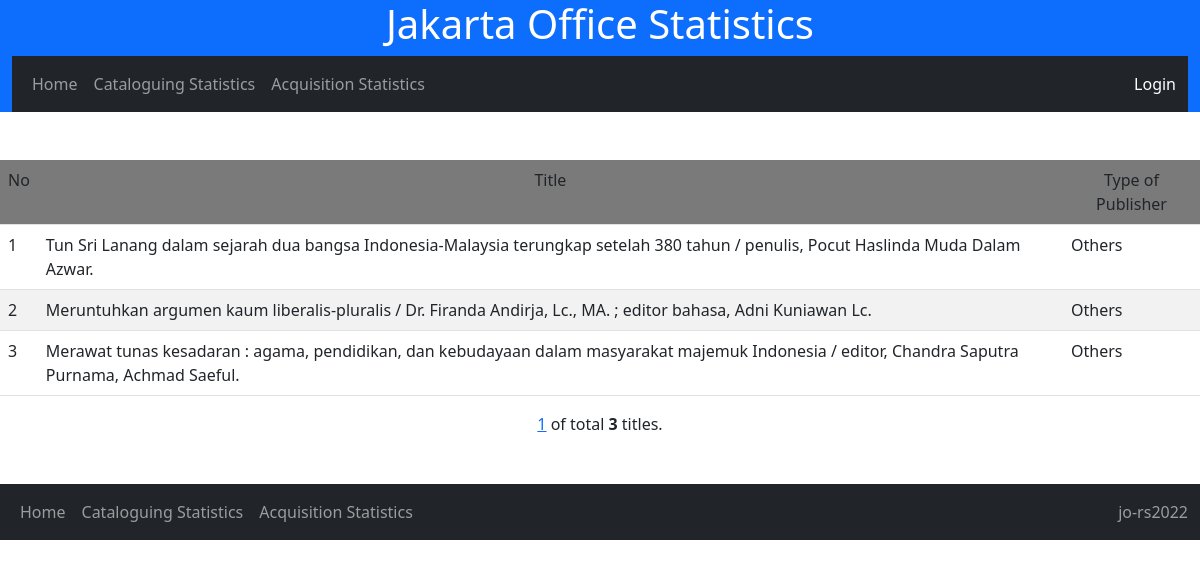
The app's page /cat_stat/detail_publisher/Others/, older data.
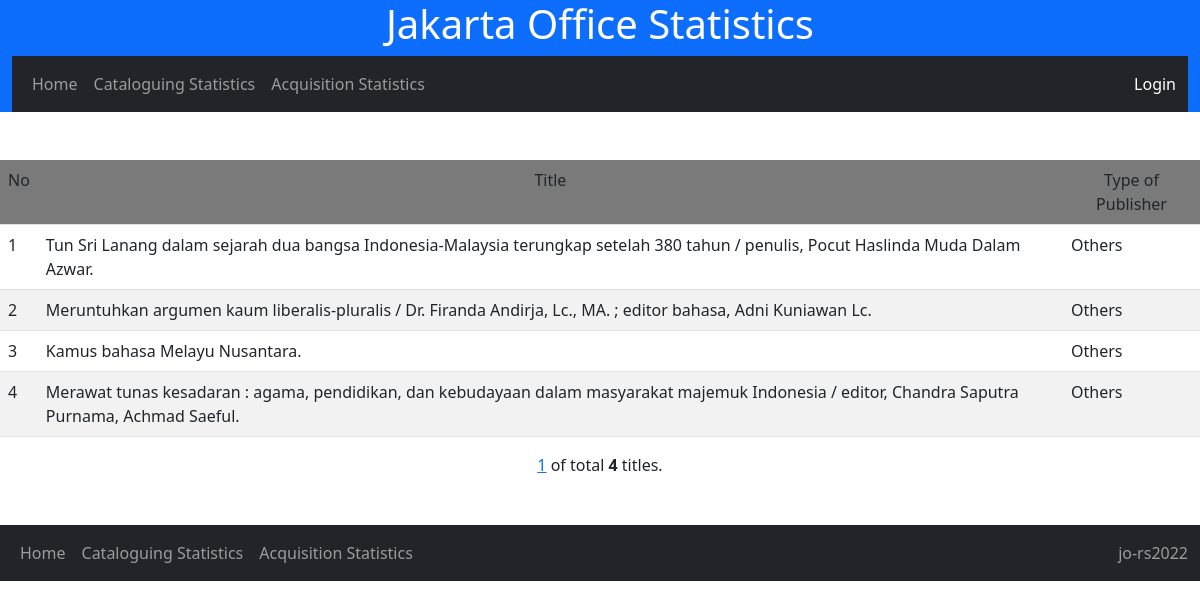
The same page, newer data.
### nlajkt_cat_stat/models.py (models this page shows)
class Catalogues(models.Model):
    entry_date = models.DateField()
    consignment_no = models.IntegerField(default=461)
    title = models.TextField()
    work_type = models.CharField(max_length=20, choices=[
        ('Original','Original'),
        ('Translation','Translation'),
        ('Adaptation','Adaptation')
        ], default='Original')
    publish_year = models.IntegerField()
    volume = models.CharField(max_length=20, choices=[
        ('Single','Single'),
        ('Multi-complete','Multi-complete'),
        ('Multi-incomplete','Multi-incomplete'),
        ], default='Single')
    copycat = models.CharField(max_length=20, choices=[
        ('No','No'),
        ('Yes-partial','Yes-partial'),
        ('Yes-full','Yes-full'),
        ], default='No')
    ISBN = models.CharField(max_length=20, choices=[
        ('No','No'),
        ('Yes-valid','Yes-valid'),
        ('Yes-invalid','Yes-invalid'),
        ], default='No')
    authorship_type = models.CharField(max_length=50, choices=[
        ('Single author','Single author'),
        ('Collaboration','Collaboration'),
        ('Compilation','Compilation'),
        ('Others','Others')
        ], default='Single')
    language = models.CharField(max_length=50, choices=[
        ('Indonesian','Indonesian'),
        ('English','English'),
        ('Indonesian local','Indonesian local'),
        ('Multi language','Multi language'),
        ('Unknown','Unknown')
        ], default='Indonesian')
    bibliography = models.CharField(max_length=20, choices=[
        ('No','No'),
        ('Yes','Yes'),
        ], default='No')
    indexx = models.CharField(max_length=20, choices=[
        ('No','No'),
        ('Yes','Yes'),
        ], default='No')
    publisher_type = models.CharField(max_length=100, choices=[
        ('Commercial','Commercial'),
        ('Government-department','Government-department'),
        ('Government-nondepartment','Government-nondepartment'),
        ('Government-local','Government-local'),
        ('Universities','Universities'),
        ('NGO','NGO'),
        ('Others','Others')
        ], default='Commercial')
    genre = models.CharField(max_length=100, choices=[
        ('General non fiction','General non fiction'),
        ('Fiction-novel','Fiction-novel'),
        ('Fiction-short stories','Fiction-short stories'),
	    ('Fiction-biographic','Fiction-biographic'),
        ('Poetry','Poetry'),
        ('Folktales','Folktales'),
        ('Biography-single','Biography-single'),
        ('Biography-collective','Biography-collective'),
        ('Biography-auto','Biography-auto'),
        ('Dictionaries','Dictionaries'),
        ('Proceeding','Proceeding'),
        ], default='General non fiction')
    format = models.CharField(max_length=100, choices=[
        ('Book-printed','Book-printed'),
        ('Book-electronic','Book-electronic'),
        ('Non book video','Non book video'),
        ('Non book audio','Non book audio'),
        ('Map-single','Map-single'),
        ('Map-atlas','Map-atlas'),
        ('Ephemera','Ephemera')
        ], default='Book')
    size = models.CharField(max_length=10, choices=[
        ('YY','YY'),
        ('YYq', 'YYq'),
        ('YYp','YYp')
        ],default='YY')
    subject = models.CharField(max_length=50, choices=[
       ('000-Generalities','100-Generalities'),
       ('000-Library science','100-Library science'),
       ('000-Journalism and media','100-Journalism and media'),
       ('100-Philosophy and ethics','100-Philosophy and ethics'),
       ('200-Religions-general','200-Religions-general'),
       ('200-Religion-Islam','200-Religion-Islam'),
       ('200-Religion-Christianity','200-Religion-Christianity'),
       ('200-Religion-Hinduism','200-Religion-Hinduism'),
       ('200-Religion-Buddhism and others','200-Religion-Buddhism and others'),
       ('300-Social-anthropology and sociology','300-Social-anthropology and sociology'),
       ('300-Social-problems and services','300-Social-problems and services'),
       ('300-Social-politics','300-Social-politics'),
       ('300-Social-economics-general','300-Social-economics-general'),
       ('300-Social-economics-resources','300-Social-economics-resources'),
       ('300-Social-economics-policy and development','300-Social-economics-policy and development'),
       ('300-Social-economics-financial and monetary','300-Social-economics-financial and monetary'),
       ('300-Social-economics-industries and production','300-Social-economics-industries and production'),
       ('300-Social-macroeconomics','300-Social-macroeconomics'),
       ('300-Social-culture','300-Social-culture'),
       ('300-Social-military','300-Social-military'),
       ('300-Social-education','300-Social-education'),
       ('300-Social-law','300-Social-law'),
       ('300-Social-public administration','300-Social-public administration'),
       ('300-Social-human rights','300-Social-human rights'),
       ('400-Language-linguistics','400-Language-linguistics'),
       ('400-Language-sociolinguistics','400-Language-sociolinguistics'),
       ('500-Science-general','500-Science-general'),
       ('600-Technology-general','600-Technology-general'),
       ('600-Agriculture and agribusiness','600-Agriculture and agribusiness'),
       ('700-Arts-general','700-Arts-general'),
       ('700-Arts-visual','700-Arts-visual'),
       ('700-Arts-performance','700-Arts-performance'),
       ('700-Arts-music','700-Arts-music'),
       ('800-Literature-general','800-Literature-general'),
       ('800-Literature-fiction and poetry','800-Literature-fiction and poetry'),
       ('900-History-world','900-History-world'),
       ('900-History-Indonesia','900-History-Indonesia'),
       ('900-Geography and travel','900-Geography and travel'),
       ('900-Biography','900-Biography')
       ], null=True)

### nlajkt_cat_stat/views.py (the view)
# urls.py: path('cat_stat/detail_publisher/<str:publisher_type>/', views.detail_publisher, name='detail_publisher'),
def detail_publisher(request, publisher_type):
    detail_pub = Catalogues.objects.all().filter(publisher_type=publisher_type)
    page = request.GET.get('page', 1)
    paginator = Paginator(detail_pub, 10)
    try:
        paging = paginator.page(page)
    except PageNotAnInteger:
        paging = paginator.page(1)
    except EmptyPage:
        paging = paginator.page(paginator.num_pages)
    template = loader.get_template('detail_publisher.html')
    context = {'paging' : paging,}
    return HttpResponse(template.render(context, request))

### nlajkt_cat_stat/templates/detail_publisher.html
{% extends 'base.html'%}
{% block block1 %}
<br><br>
<table style="width: auto;" class="table table-striped">
    <tr bgcolor = 'grey'>
      <b><td>No</td>
        <td align="center">Title</td>
        <td align="center">Type of Publisher</td></b>
    </tr>
    {% for x in paging %}
    <tr>
        <td>{{ forloop.counter0|add:paging.start_index }}</td>
        <td>{{ x.title }}</td>
        <td>{{ x.publisher_type }}</td>
    </tr>
    {% endfor %}
</table>
<center>{% include 'pagination_jakartaoffice.html' %}</center>
<br><br>
{% endblock %}

### nlajkt_cat_stat/templates/base.html (shortened to what this page needs)
<!DOCTYPE html>
<html lang="en">
<head>
    <link href="https://cdn.jsdelivr.net/npm/bootstrap@5.2.2/dist/css/bootstrap.min.css" rel="stylesheet">
</head>
<body>
    <div class="container-fluid bg-primary text-white">
        <center><h1>Jakarta Office Statistics</h1>
        <nav class="navbar navbar-expand-sm bg-dark navbar-dark">
            <div class="container-fluid">
                <ul class="navbar-nav">
                    <li class="nav-item"><a class="nav-link" href="{% url 'home' %}">Home</a></li>
                    <li class="nav-item"><a class="nav-link" href="{% url 'cat_stat' %}">Cataloguing Statistics</a></li>
                    <li class="nav-item"><a class="nav-link" href="{% url 'acq_stat' %}">Acquisition Statistics</a></li>
                </ul>
                 <span class="nav-item"><a class="nav-link" href="{% url 'admin:index' %}">Login</a></span>
            </div>
        </nav>
    </div></center>
{% block block1 %}{% endblock %}
<nav class="navbar navbar-expand-sm bg-dark navbar-dark">
    <div class="container-fluid">
        <ul class="navbar-nav">
            <li class="nav-item"><a class="nav-link" href="{% url 'home' %}">Home</a></li>
            <li class="nav-item"><a class="nav-link" href="{% url 'cat_stat' %}">Cataloguing Statistics</a></li>
            <li class="nav-item"><a class="nav-link" href="{% url 'acq_stat' %}">Acquisition Statistics</a></li>
        </ul>
        <span class="navbar-text">jo-rs2022</span>
    </div>
</nav>
</body>
</html>

### nlajkt_cat_stat/templates/pagination_jakartaoffice.html (shortened to what this page needs)
{% for num in paging.paginator.page_range %}
  {% if paging.number == num %}
    <a href="?{{ request.GET.urlencode }}&page={{ num }}">{{ num }}</a>
  {% elif num > paging.number|add:'-3' and num < paging.number|add:'3' %}
    <a href="?{{ request.GET.urlencode }}&page={{ num }}">{{ num }}</a>
  {% endif %}
{% endfor %}
of total <b> {{ paging.paginator.count }} </b> titles.

Row changes from the older to the newer data that the page shows:
now on this page (row edited): Catalogues: title "Kamus bahasa Melayu Nusantara.", publisher_type "Others"
Text that changed along with them:
{{ paging.paginator.count }}: "3" → "4"
